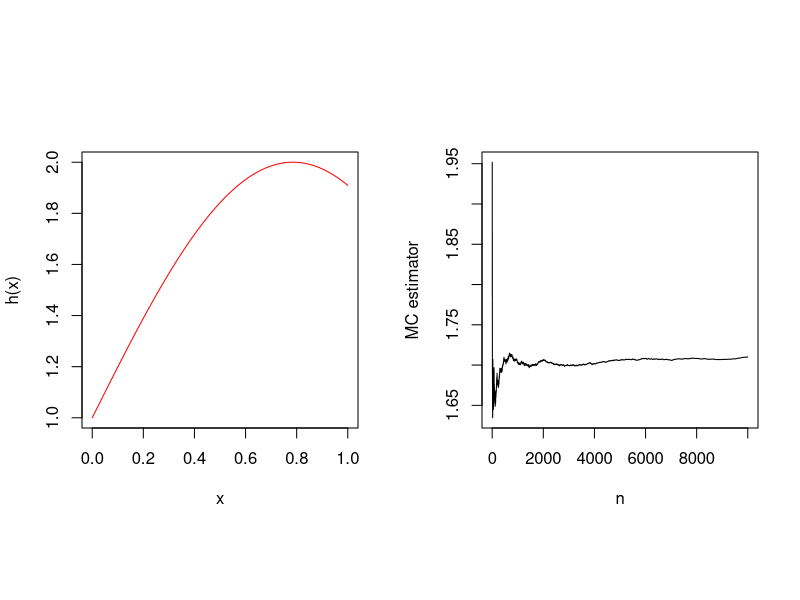

Write the R code that produced this figure. (Note: this script raises an error after producing the figure.)
#-------------------------
# Importance sampling in R
#-------------------------

# crude Monte Carlo estimation
h <- function(x) {
  (cos(x) + sin(x))^2
}

n = 10000
xi <- runif(n = n)

set.seed(2023)
theta_hat <- mean(h(xi))
theta_hat
# [1] 1.707224

# plots
par(mfrow=c(1,2), pty="s")
# plot the function
x1 <- seq(from = 0, to = 1, by = 0.001)
plot(x1, h(x1), type = "l", ylab = "h(x)", xlab = "x", col = 'red')
abline(h = 0)
# plot convergence of MC estimator
seq = 1:n
plot(cumsum(h(xi))/seq, type="l", ylab="MC estimator",
     xlab = "n")
# standard error theta_hat
setheta_hat = sqrt(cumsum(h(x)^2)/seq - (cumsum(h(x))/seq)^2)
# lower bound of 95% confidence interval
lines(cumsum(h(xi))/seq - qnorm(1-0.025) * setheta_hat / sqrt(seq), type="l",
      col="red",lty=2)
# upper bound of 95% confidence interval
lines(cumsum(h(xi))/seq + qnorm(1-0.025) * setheta_hat / sqrt(seq), type="l",
      col="red",lty=2)

# importance sampling example

set.seed(1986)
n <- 10000
theta.hat <- se <- numeric(2)
h <- function(x) {exp(-x)/(1+x^2)}  # function to integrate
# crude MC estimation
u <- runif(n)
fg_1 <- h(u)

theta.hat[1] <- mean(fg_1)  # the crude MC estimator
se[1] <- sd(fg_1)/sqrt(n)  # its estimated standard error

x <- tan(pi * u / 4)   # x's are transformation of u's via the choosen function
fg_2 <- h(x) / (4 / ((1 + x^2) * pi))  # integration of f_tilde

theta.hat[2] <- mean(fg_2)   # the importance sampling MC estimator
se[2] <- sd(fg_2)/sqrt(n)  # its estimated standard error

table=as.data.frame(rbind(theta.hat, se))
names(table)=c("crude MC","IS MC")
table  # ISMC estimator has a smaller variance
#              crude MC       IS MC
# theta.hat 0.525188327 0.524929528
# se        0.002453147 0.001414611

# plot convergence of MC estimators
par(mfrow=c(1,1))
seq = 1:(n/2)
plot(cumsum(fg[1:(n/2)])/seq, type="l", ylab="MC estimators", col="firebrick3",
     xlab = "n/2", main = "Convergence of the MC estimators", lwd = 2)
lines(cumsum(fgx[1:(n/2)])/seq, type="l", col="black",lwd = 2)
legend(3000, 0.6, legend=c("Crude MC estimator (black)", "IS MC estimator (red)"),
       col=c('black', 'firebrick3'), lty=1, cex=0.7)


#----
# end
#----